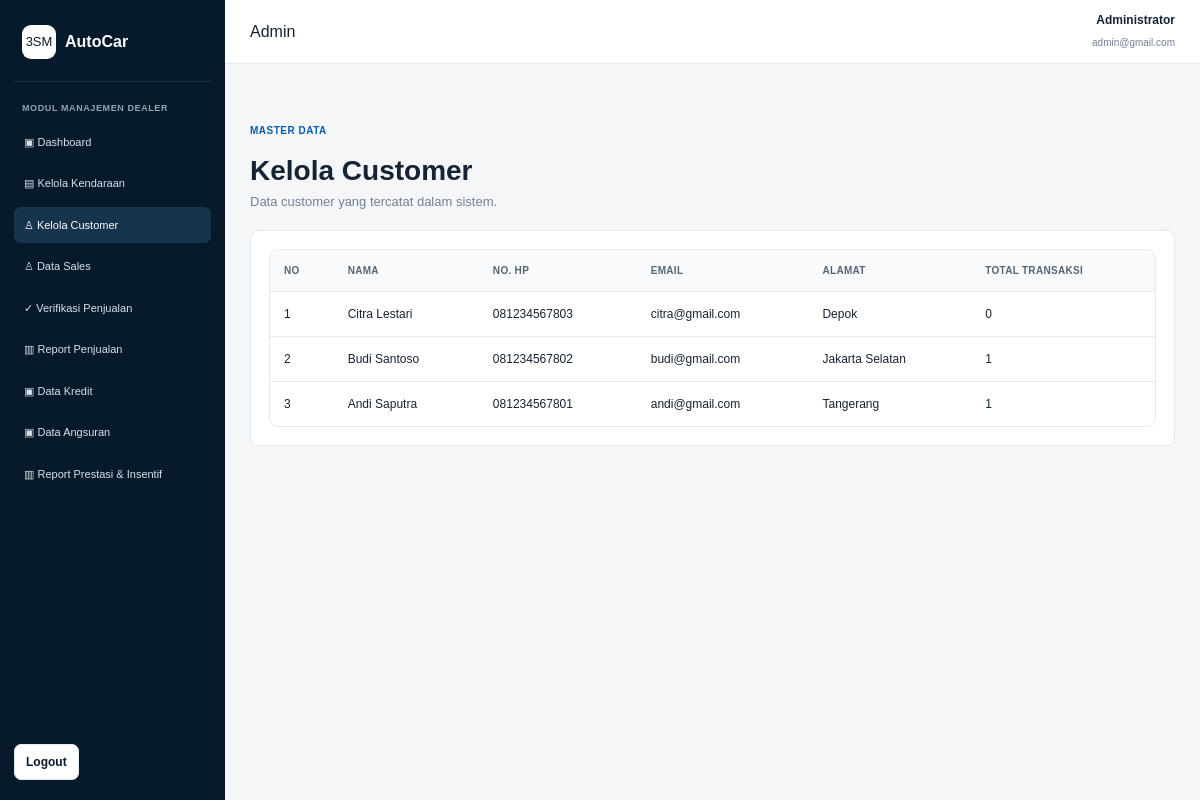
Page /admin/customer.php (signed in) on the committed database.
### tables this page shows
CREATE TABLE customer (
    id_customer INT AUTO_INCREMENT PRIMARY KEY,
    nama VARCHAR(100) NOT NULL,
    email VARCHAR(100) DEFAULT NULL,
    no_hp VARCHAR(20) DEFAULT NULL,
    alamat TEXT DEFAULT NULL,
    created_at TIMESTAMP DEFAULT CURRENT_TIMESTAMP
);

### config/helpers.php (called while the page is built, shortened)
<?php
function e($value)
{
    return htmlspecialchars((string)$value, ENT_QUOTES, 'UTF-8');
}
?>

### admin/customer.php (the view, shortened to what this page needs)
<?php
include "../config/koneksi.php";
include "header.php";
$result=mysqli_query($conn,"SELECT c.*,COUNT(p.id_penjualan) total_transaksi FROM customer c LEFT JOIN penjualan p ON c.id_customer=p.id_customer GROUP BY c.id_customer ORDER BY c.id_customer DESC");
?>
<div class="page-head"><span class="eyebrow">MASTER DATA</span><h1>Kelola Customer</h1><p>Data customer yang tercatat dalam sistem.</p></div>
<div class="card"><div class="table-wrap"><table class="table">
<tr><th>No</th><th>Nama</th><th>No. HP</th><th>Email</th><th>Alamat</th><th>Total Transaksi</th></tr>
<?php $no=1;while($row=mysqli_fetch_assoc($result)): ?><tr><td><?=$no++?></td><td><?=e($row['nama'])?></td><td><?=e($row['no_hp'])?></td><td><?=e($row['email'])?></td><td><?=e($row['alamat'])?></td><td><?=$row['total_transaksi']?></td></tr><?php endwhile;?>
</table></div></div>
<?php include "footer.php"; ?>

### assets/css/style.css (style rules this page uses)
* { margin: 0; padding: 0; box-sizing: border-box; }
:root { --navy: #071a2b; --navy-2: #0d2a42; --blue: #0b5cab; --blue-light: #eaf3fb; --text: #152333; --muted: #718096; --border: #e5eaf0; --bg: #f4f6f8; --white: #ffffff; --green: #0d9f6e; --yellow: #d98a00; --red: #c93636; }
body { font-family: Arial, Helvetica, sans-serif; background: var(--bg); color: var(--text); line-height: 1.5; }
.eyebrow { display: inline-block; color: var(--blue); font-size: 10px; font-weight: 800; letter-spacing: .5px; margin-bottom: 12px; }
.stat-card, .card { background: white; border: 1px solid var(--border); border-radius: 9px; padding: 18px; }
.page-head { padding: 28px 0 18px; }
.page-head h1 { font-size: 28px; }
.page-head p { color: var(--muted); font-size: 13px; }
.table-wrap { background: white; border: 1px solid var(--border); border-radius: 9px; overflow-x: auto; }
.table { width: 100%; border-collapse: collapse; min-width: 760px; }
.table th, .table td { padding: 13px 14px; text-align: left; border-bottom: 1px solid var(--border); font-size: 12px; vertical-align: middle; }
.table th { background: #f8fafc; color: #566573; font-size: 10px; text-transform: uppercase; letter-spacing: .3px; }
.table tr:last-child td { border-bottom: 0; }

### rows in the picture
customer: nama "Citra Lestari", no_hp "081234567803", email "citra@gmail.com", alamat "Depok", total_transaksi "0"
customer: nama "Budi Santoso", no_hp "081234567802", email "budi@gmail.com", alamat "Jakarta Selatan", total_transaksi "1"
customer: nama "Andi Saputra", no_hp "081234567801", email "andi@gmail.com", alamat "Tangerang", total_transaksi "1"

### other values in the picture
$_SESSION['nama'] "Administrator"
$_SESSION['email'] "admin@gmail.com"
